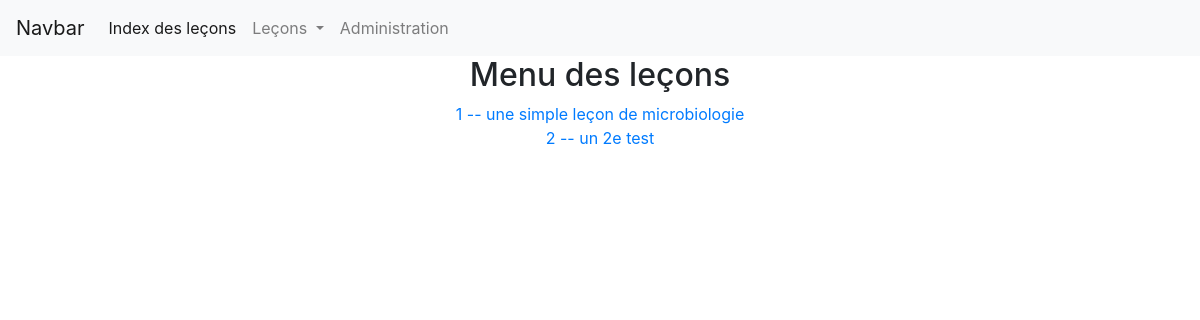
The page /tabquiz/ on the database its author committed.
### tabquiz/models.py (models this page shows, shortened)
class Lesson(models.Model):
    lesson_id = models.IntegerField(
        primary_key=True,
        verbose_name=_('lesson id'),
    )
    description = models.CharField(max_length=200)
    class Meta:
        verbose_name = _('Lesson')
        verbose_name_plural = _('Lessons')

### tabquiz/views.py (the view)
# urls.py: path('', LessonIndexView.as_view(), name='index'),
class LessonIndexView(ListView):
    model = Lesson
    template_name='tabquiz/index.html'
    context_object_name='lesson_list'

### tabquiz/templates/tabquiz/index.html
{% extends 'tabquiz/base.html' %}
{% block content %}
<main class="text-center">
  <h2>Menu des leçons</h2>
  <ul class="list-group">
    {% for lesson in lesson_list %}
      <li><a href={% url 'tabquiz:lesson' lesson.lesson_id %}>
        {{lesson.lesson_id}} -- {{lesson.description}}
      </a></li>
    {% endfor %}
  </ul>
</main>
{% endblock %}

### rows shown on the page
Lesson: lesson_id "1", description "une simple leçon de microbiologie"
Lesson: lesson_id "2", description "un 2e test"
